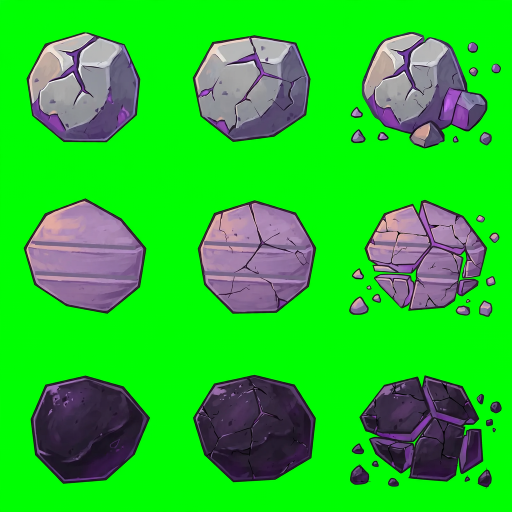
#> input picture docs/art/sources/rocks.png, 1024 x 1024 px (shown at 1/2 size)
$ python build_assets.py
#> lines starting #> are read from the running program, lines starting #| are printed output that depends on the picture; after the words box and inside, x2 and y2 are one past the last pixel; in counts of white or black regions, pixels touching at a corner belong together
#!/usr/bin/env python3
"""Build game-ready art from the generated source sheets in docs/art/sources.

    python3 tools/art/build_assets.py          (needs Pillow, numpy, scipy)

Every sheet was generated on a pure #00FF00 background (see docs/art/art-direction.md), so the
pieces are keyed and cut here instead of by hand. Besides the PNGs this writes the numbers the
game needs to place art exactly, so nothing is tuned by eye in GDScript:

- assets/ui/ui.json: per UI piece, the 9-slice margins (texture_margin: corners and borders
  that must not stretch), the content margins (the visible face, so text and icons centre on
  what the eye sees, not on the outline and the darker bottom lip) and the image size.
- Ore and rock sprites share one canvas size per family and are centred on their box
  (ores: outline box; rocks: main body), so every sprite lands on the same point of a cell.
  Every gem fits the same outer box, so all kinds read as the same size.

It also writes docs/art/ui-slices.png, which draws the slice lines and content boxes for review.
"""
import json
import os

import numpy as np
from PIL import Image, ImageDraw, ImageEnhance, ImageFilter
from scipy import ndimage

ROOT = os.path.dirname(os.path.dirname(os.path.dirname(os.path.abspath(__file__))))
SRC = os.path.join(ROOT, "docs", "art", "sources")
OUT = os.path.join(ROOT, "assets")


def key(path):
    """RGBA array with the green background keyed out and green spill removed."""
#> called with path = 'docs/art/sources/rocks.png'
    im = np.asarray(Image.open(path).convert("RGB")).astype(np.float32)
    r, g, b = im[..., 0], im[..., 1], im[..., 2]
    gx = g - np.maximum(r, b)
    alpha = np.clip(1.0 - (gx - 40) / 80.0, 0, 1)
    g2 = np.where(gx > 0, np.maximum(r, b), g)
    return np.dstack([r, g2, b, alpha * 255]).astype(np.uint8)


def cell(rgba, k, n=3, dilate=6):
    """Piece k of an n x n sheet: the largest blob plus anything close to it, cropped."""
    h, w = rgba.shape[:2]
    q = rgba[(k // n) * h // n:(k // n + 1) * h // n, (k % n) * w // n:(k % n + 1) * w // n].copy()
    a = q[..., 3] > 128
    lab, cnt = ndimage.label(ndimage.binary_dilation(a, iterations=dilate))
    sizes = ndimage.sum(a, lab, range(1, cnt + 1))
    keep = lab == (1 + int(np.argmax(sizes)))
    q[..., 3] = np.where(keep, q[..., 3], 0)
    ys, xs = np.where(q[..., 3] > 128)
    return q[ys.min():ys.max() + 1, xs.min():xs.max() + 1]


def save(arr_or_img, *parts):
    path = os.path.join(OUT, *parts)
    os.makedirs(os.path.dirname(path), exist_ok=True)
    im = arr_or_img if isinstance(arr_or_img, Image.Image) else Image.fromarray(arr_or_img)
    im.save(path, optimize=True)
    return path


def remove_ruled_lines(a, top):
    """Straight dark lines copied from a blockout: rows clearly darker than 4 px above and below."""
    out = a.astype(np.float32).copy()
    h, w = a.shape[:2]
    lum = out[..., :3].mean(2)
    x0, x1 = int(w * 0.08), int(w * 0.92)
    rows = [y for y in range(top + 5, h - 12)
            if np.mean(lum[y, x0:x1] < (lum[y - 4, x0:x1] + lum[y + 4, x0:x1]) / 2 - 14) > 0.6]
    groups = []
    for y in rows:
        if groups and y - groups[-1][-1] <= 2:
            groups[-1].append(y)
        else:
            groups.append([y])
    for g in groups:
        y0, y1 = g[0] - 2, g[-1] + 2
        for y in range(y0 + 1, y1):
            t = (y - y0) / (y1 - y0)
            out[y, :, :3] = (1 - t) * a[y0, :, :3] + t * a[y1, :, :3]
    return out.astype(np.uint8)


# --- board tiles ---------------------------------------------------------------------------
TILE_W = 256


# Planets: "" is the first planet (tiles_tops.png -> assets/tiles/), any other name has its own
# sheets (tiles_tops_<name>.png -> assets/tiles/<name>/), painted over the first planet's sheets
# so every tileset shares one geometry.
PLANETS = ["", "verdis"]


def build_tiles(planet=""):
    """Tops (soil, exhausted, shallow dents) from one sheet, layered earth bands from another."""
    sfx = "_" + planet if planet else ""
    if not os.path.exists(os.path.join(SRC, "tiles_tops%s.png" % sfx)):
        return {}
    tops = key(os.path.join(SRC, "tiles_tops%s.png" % sfx))
    bands = key(os.path.join(SRC, "tiles_bands%s.png" % sfx))
    # slot in tiles_tops.png -> name; the band comes from the same slot of tiles_bands.png
    plan = {"soil_a": (0, 0), "soil_b": (1, 1), "bare": (3, 6), "dent1": (4, 2), "dent2": (5, 3)}
    meta = {}
    for name, (ti, bi) in plan.items():
        t = cell(tops, ti)
        tw = t.shape[1]
        top = Image.fromarray(t[:tw]).resize((TILE_W, TILE_W), Image.LANCZOS)
        b = cell(bands, bi)
        bw = b.shape[1]
        b = remove_ruled_lines(b, bw)
        band = Image.fromarray(b[bw - 6:]).resize((TILE_W, round((b.shape[0] - bw + 6) * TILE_W / bw)), Image.LANCZOS)
        out = Image.new("RGBA", (TILE_W, TILE_W - 6 + band.height))
        out.alpha_composite(band, (0, TILE_W - 6))
        out.alpha_composite(top, (0, 0))
        save(out, *(["tiles", planet, name + ".png"] if planet else ["tiles", name + ".png"]))
        meta[name] = {"size": [out.width, out.height]}
    return meta


# --- rocks: 3 forms x 3 break states, one canvas, body centred ------------------------------
ROCK_CANVAS = 320
ROCK_BODY = 236  # intact rock width on the canvas; the tile top is 256


def build_rocks():
    rgba = key(os.path.join(SRC, "rocks.png"))
    forms = ["boulder", "stone", "basalt"]
    for f, form in enumerate(forms):
        intact = cell(rgba, f * 3, dilate=45)
        scale = ROCK_BODY / intact.shape[1]
        for st in range(3):
            piece = cell(rgba, f * 3 + st, dilate=45)
            # centre on the main body, not on the bounding box, so flying chips don't shift it
            a = piece[..., 3] > 128
            lab, cnt = ndimage.label(a)
            body = lab == (1 + int(np.argmax(ndimage.sum(a, lab, range(1, cnt + 1))))) if cnt > 1 else a
            if st == 2:  # cracked into chunks: use every big chunk as the body
                sizes = ndimage.sum(a, lab, range(1, cnt + 1))
                body = np.isin(lab, [i + 1 for i, s in enumerate(sizes) if s > sizes.max() * 0.08])
            cy, cx = ndimage.center_of_mass(body)
            im = Image.fromarray(piece)
            im = im.resize((round(im.width * scale), round(im.height * scale)), Image.LANCZOS)
            canvas = Image.new("RGBA", (ROCK_CANVAS, ROCK_CANVAS))
            canvas.alpha_composite(im, (round(ROCK_CANVAS / 2 - cx * scale), round(ROCK_CANVAS / 2 - cy * scale)))
            save(canvas, "rocks", "%s_%d.png" % (form, st))
#> this loop made 3 passes
#> pass 1, in cell, `a = q[..., 3] > 128`:
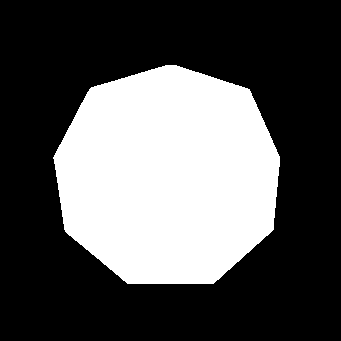
#> a: shape (341, 341) bool; 33.7% white; 1 white region, box (x1, y1, x2, y2) and area: (53, 65, 280, 284) 39132
#> after the loop: a: shape (224, 303) bool; 60.8% white; 2 black regions, box (x1, y1, x2, y2) and area: (0, 0, 303, 224) 26552, (117, 119, 141, 141) 86
#> after the loop: body: shape (224, 303) bool; 55.8% white; 2 black regions, box (x1, y1, x2, y2) and area: (0, 0, 303, 224) 29916, (117, 119, 141, 141) 86
#> after the loop:
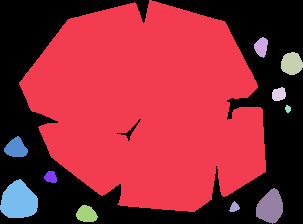
#> lab: shape (224, 303) int32; 12 distinct labels, from 0 to 11; one colour per label, 0 black


# --- ores: same canvas, same visual weight, centred on their box --------------------------------
ORE_CANVAS = 256
ORE_BOX = 0.80   # every gem fits the same box: its longer side is this share of the canvas
ORE_SQUAT = 0.62 # a gem much wider than tall (the capsule) gets at least this height
# Gems sit on the centre of their outline box. (The alpha centroid lifted the triangle: its
# centroid is low, so its tip ended up near the top of every slot.)


def build_ores():
    rgba = key(os.path.join(SRC, "ores.png"))
#> call 2 of key, with path = 'docs/art/sources/ores.png'
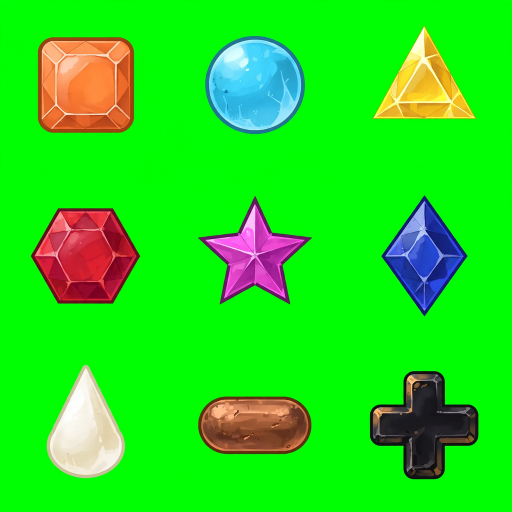
#> input picture docs/art/sources/ores.png, 1024 x 1024 px (shown at 1/2 size)
    names = ["ferrite", "cryo", "lumen", "ruby", "star", "sapphire", "pearl", "bronze", "obsidian"]
    for k, name in enumerate(names):
        piece = cell(rgba, k)
        a = piece[..., 3] / 255.0
        h, w = piece.shape[:2]
        scale = ORE_BOX * ORE_CANVAS / max(h, w)
        scale = min(max(scale, ORE_SQUAT * ORE_CANVAS / h), 0.95 * ORE_CANVAS / w)
        cy, cx = (h - 1) / 2, (w - 1) / 2
        im = Image.fromarray(piece)
        im = im.resize((round(im.width * scale), round(im.height * scale)), Image.LANCZOS)
        canvas = Image.new("RGBA", (ORE_CANVAS, ORE_CANVAS))
        canvas.alpha_composite(im, (round(ORE_CANVAS / 2 - cx * scale), round(ORE_CANVAS / 2 - cy * scale)))
        save(canvas, "ore", name + ".png")
        if name == "sapphire":
            # a little wider, so the slim diamond weighs as much as the other gems
            wide = canvas.resize((round(ORE_CANVAS * 1.22), ORE_CANVAS), Image.LANCZOS)
            off = (wide.width - ORE_CANVAS) // 2
            wide = wide.crop((off, 0, off + ORE_CANVAS, ORE_CANVAS))
            save(recolour(wide, CRYSTAL_HUE, 1.25), "ore", "crystal.png")
#> this loop made 9 passes
#> sizes in cell on passes 1 to 9: [35662], [30624], [19183], [31181], [20515], [20926], [22026], [23156], [28020]
#> canvas: PIL image 256x256 RGBA
#> im: PIL image 205x203 RGBA
#> piece: shape (215, 217, 4)
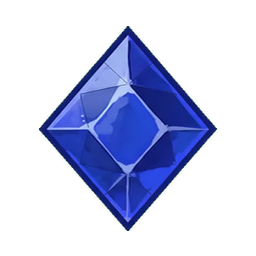
#> wide: PIL image 256x256 RGBA; mean R, G, B, A 13.9, 20.5, 49.7, 71.7; transparent parts drawn white


# The crystal is the sapphire's cut in the game's crystal violet (Pal.CRYSTAL #c88bff), so it
# matches the ores in size, light and brushwork.
CRYSTAL_HUE = 0.76


def recolour(im, hue, light):
    """Move every pixel to one hue, keep saturation and value, brighten a little."""
    a = np.asarray(im.convert("RGBA")).copy()
    hsv = np.asarray(Image.fromarray(a[..., :3]).convert("HSV")).astype(np.float32)
    hsv[..., 0] = hue * 255
    hsv[..., 2] = np.clip(hsv[..., 2] * light, 0, 255)
    a[..., :3] = np.asarray(Image.fromarray(hsv.astype(np.uint8), "HSV").convert("RGB"))
    return Image.fromarray(a)


# --- UI pieces: 9-slice and content margins measured from the pixels -----------------------
UI_PIECES = ["panel", "bubble", "button_teal", "button_orange", "button_round",
             "bar_track", "battery", "bar_fill", "card", "plate"]


def ui_components():
    rgba = key(os.path.join(SRC, "hud.png"))
#> call 3 of key, with path = 'docs/art/sources/hud.png'
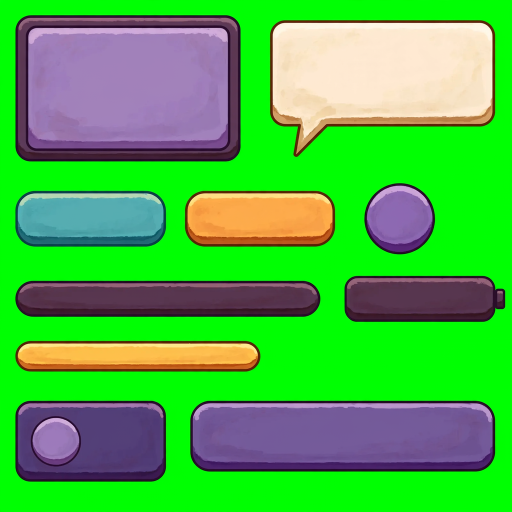
#> input picture docs/art/sources/hud.png, 1024 x 1024 px (shown at 1/2 size)
    lab, n = ndimage.label(ndimage.binary_dilation(rgba[..., 3] > 128, iterations=3))
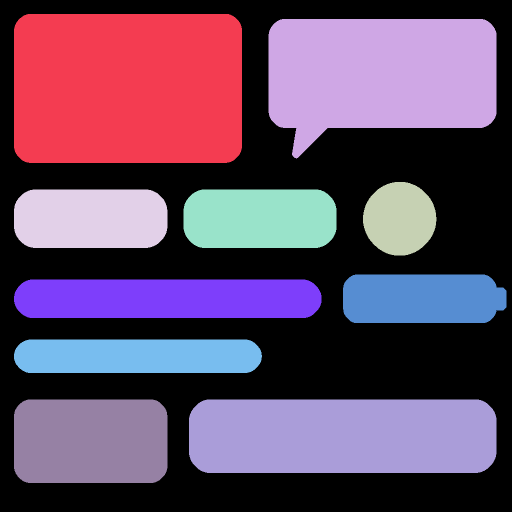
#> lab: shape (1024, 1024) int32 (shown at 1/2 size); 11 distinct labels, from 0 to 10; one colour per label, 0 black
#> n = 10
    items = []
    for i, sl in enumerate(ndimage.find_objects(lab)):
        if (lab[sl] == i + 1).sum() < 1500:
            continue
        piece = rgba[sl].copy()
        piece[..., 3] = np.where(lab[sl] == i + 1, piece[..., 3], 0)
        items.append((round(sl[0].start / 60), sl[1].start, piece))
#> this loop made 10 passes
#> pass 2, in ui_components, `piece = rgba[sl].copy()`:
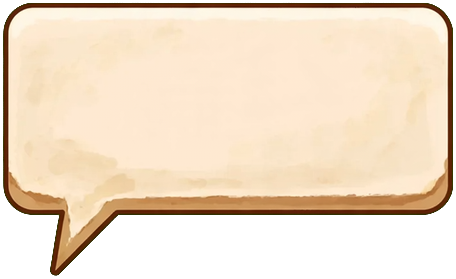
#> piece: shape (279, 456, 4); mean of channels 0, 1, 2, 3 179.7, 161.4, 139, 193.7; transparent parts drawn white
#> after the loop, items = 10 items
    items.sort(key=lambda t: (t[0], t[1]))
    assert len(items) == len(UI_PIECES), "expected %d UI pieces, found %d" % (len(UI_PIECES), len(items))
    return {name: trim(p) for name, (_, _, p) in zip(UI_PIECES, items)}


def trim(p):
    ys, xs = np.where(p[..., 3] > 128)
    return p[ys.min():ys.max() + 1, xs.min():xs.max() + 1]


def measure(p):
    """Margins of a UI piece, in its own pixels: [left, top, right, bottom]."""
    h, w = p.shape[:2]
    rgb = p[..., :3].astype(np.float32)
    opaque = p[..., 3] > 128
    face = np.median(rgb[int(h * 0.4):int(h * 0.6), int(w * 0.4):int(w * 0.6)].reshape(-1, 3), axis=0)
    near = (np.abs(rgb - face).sum(2) < 70) & opaque  # pixels that belong to the face

    def inset(line):
        """Distance from the start of a scan line to where the face begins (3 face px in a row)."""
        run = 0
        for i, v in enumerate(line):
            run = run + 1 if v else 0
            if run == 3:
                return i - 2
        return len(line) // 2

    def side(lines):
        return int(np.median([inset(l) for l in lines]))

    rows = range(int(h * 0.4), int(h * 0.6) + 1)
    cols = range(int(w * 0.4), int(w * 0.6) + 1)
    face_in = [side([near[y, :] for y in rows]), side([near[:, x] for x in cols]),
               side([near[y, ::-1] for y in rows]), side([near[::-1, x] for x in cols])]

    # Corner size along each axis. The left/right slices must hold the whole rounded end (for a
    # pill that is half its height) so widening a button never stretches a curve; top/bottom
    # slices hold the corner curve plus the top highlight and the darker bottom lip.
    def corner_w(mask):
        """How far in from the side the top-left corner curve reaches (first opaque x on the top rows)."""
        ys = np.where(mask.any(1))[0]
        first = [np.argmax(mask[y]) for y in ys]
        return int(max(first[:3]) - min(first))

    def corner_h(mask):
        return corner_w(mask.T)

    rw = max(corner_w(opaque), corner_w(opaque[:, ::-1]))
    rh_top = max(corner_h(opaque), corner_h(opaque[:, ::-1]))
    rh_bot = max(corner_h(opaque[::-1]), corner_h(opaque[::-1, ::-1]))
    slice_m = [max(face_in[0], rw), max(face_in[1], rh_top), max(face_in[2], rw), max(face_in[3], rh_bot)]
    slice_m = [m + 3 for m in slice_m]
    # keep a stretchable middle of at least 2 px on each axis
    slice_m[0] = min(slice_m[0], w // 2 - 2); slice_m[2] = min(slice_m[2], w // 2 - 2)
    slice_m[1] = min(slice_m[1], h // 2 - 2); slice_m[3] = min(slice_m[3], h // 2 - 2)
    return {"size": [w, h], "slice": slice_m, "face": face_in}


def neutral(p):
    """Grey version of a piece: tinted at runtime (modulate) so every colour shares one shape."""
    im = Image.fromarray(p)
    a = im.getchannel("A")
    g = ImageEnhance.Brightness(im.convert("L").convert("RGB")).enhance(1.45)
    g.putalpha(a)
    return np.asarray(g)


def build_ui():
    pieces = ui_components()
#> pieces = 10 items
    pieces["button_base"] = neutral(pieces["button_teal"])
    pieces["bar_fill_base"] = neutral(pieces["bar_fill"])
    meta = {}
    for name, p in pieces.items():
        save(p, "ui", name + ".png")
        meta[name] = measure(p)
#> this loop made 12 passes
#> name on passes 3 to 12: 'button_teal', 'button_orange', 'button_round', 'bar_track', 'battery', 'bar_fill', 'card', 'plate', 'button_base', 'bar_fill_base'
#> (name, h in measure, w in measure, face in measure, face_in in measure, rw in measure, rh_top in measure) on pass 1: ('panel', 292, 450, [161, 129, 186], [26, 37, 26, 41], 24, 26)
    # base pieces keep the measurements of the art they were made from
    meta["button_base"] = meta["button_teal"]
    meta["bar_fill_base"] = meta["bar_fill"]
    with open(os.path.join(OUT, "ui", "ui.json"), "w") as f:
        json.dump(meta, f, indent=1, sort_keys=True)
    # the same numbers as a GDScript constant: exports don't pack plain .json files
    lines = ["class_name UiMetrics", "extends RefCounted", "",
             "## Generated by tools/art/build_assets.py from the UI art. Do not edit by hand.",
             "## Per piece, in texture pixels, [left, top, right, bottom]:",
             "##   slice: 9-slice margins (corners, borders, highlight and lip never stretch)",
             "##   face:  inset of the visible face, so content centres on what the eye sees", "",
             "const DATA := {"]
    for name in sorted(meta):
        m = meta[name]
        lines.append('\t"%s": {"size": Vector2i(%d, %d), "slice": %s, "face": %s},' % (
            name, m["size"][0], m["size"][1], m["slice"], m["face"]))
#> this loop made 12 passes
    lines.append("}")
    with open(os.path.join(ROOT, "scripts", "ui", "UiMetrics.gd"), "w") as f:
        f.write("\n".join(lines) + "\n")
    review(pieces, meta)
    return meta


def review(pieces, meta):
    """Slice lines (magenta) and the face/content box (cyan) over each piece."""
    pad = 24
    tiles = []
    for name, p in pieces.items():
        im = Image.new("RGBA", (p.shape[1] + 2 * pad, p.shape[0] + 2 * pad + 30), (28, 24, 44, 255))
        im.alpha_composite(Image.fromarray(p), (pad, pad + 30))
        d = ImageDraw.Draw(im)
        w, h = meta[name]["size"]
        l, t, r, b = meta[name]["slice"]
        for x in (l, w - r):
            d.line((pad + x, pad + 30, pad + x, pad + 30 + h), fill=(255, 60, 220), width=2)
        for y in (t, h - b):
            d.line((pad, pad + 30 + y, pad + w, pad + 30 + y), fill=(255, 60, 220), width=2)
        fl, ft, fr, fb = meta[name]["face"]
        d.rectangle((pad + fl, pad + 30 + ft, pad + w - fr, pad + 30 + h - fb), outline=(60, 230, 255), width=2)
        d.text((pad, 8), name, fill=(240, 230, 255))
        tiles.append(im)
#> this loop made 12 passes
    W = 1500
    x = y = row_h = 0
    pos = []
    for im in tiles:
        if x + im.width > W:
            x, y, row_h = 0, y + row_h, 0
        pos.append((x, y))
        x += im.width
        row_h = max(row_h, im.height)
#> this loop made 12 passes
    sheet = Image.new("RGB", (W, y + row_h), (20, 18, 34))
    for im, p in zip(tiles, pos):
        sheet.paste(im, p, im)
#> this loop made 12 passes
#> p on passes 1 to 12: (0, 0), (498, 0), (996, 0), (0, 370), (348, 370), (537, 370), (0, 589), (369, 589), (907, 589), (0, 828), (657, 828), (0, 1047)
    sheet.save(os.path.join(ROOT, "docs", "art", "ui-slices.png"))


# --- background: cropped to the screen and dimmed slightly ---------------
def build_background():
    bg = Image.open(os.path.join(SRC, "background.png")).convert("RGB")
    w, h = 1080, 1920
    s = max(w / bg.width, h / bg.height)
    bg = bg.resize((round(bg.width * s), round(bg.height * s)), Image.LANCZOS)
    bg = bg.crop(((bg.width - w) // 2, (bg.height - h) // 2, (bg.width - w) // 2 + w, (bg.height - h) // 2 + h))
    bg = ImageEnhance.Brightness(bg).enhance(0.95)
    os.makedirs(os.path.join(OUT, "bg"), exist_ok=True)
    bg.save(os.path.join(OUT, "bg", "space.jpg"), quality=88)


if __name__ == "__main__":
    for planet in PLANETS:
        print("tiles", planet or "(first)", build_tiles(planet))
    build_rocks()
    build_ores()
    meta = build_ui()
    for k, v in meta.items():
        print("ui", k, v)
#> this loop made 12 passes
#| ui panel {'size': [450, 292], 'slice': [29, 40, 29, 44], 'face': [26, 37, 26, 41]}
#| ui bubble {'size': [450, 273], 'slice': [27, 30, 27, 91], 'face': [6, 5, 6, 80]}
#| ui button_teal {'size': [301, 111], 'slice': [38, 40, 38, 39], 'face': [5, 14, 5, 20]}
#| ui button_orange {'size': [300, 111], 'slice': [36, 38, 36, 37], 'face': [5, 14, 5, 19]}
#| ui button_round {'size': [141, 141], 'slice': [63, 68, 63, 68], 'face': [6, 16, 6, 21]}
#| ui bar_track {'size': [609, 71], 'slice': [32, 33, 32, 32], 'face': [5, 11, 5, 15]}
#| ui battery {'size': [321, 91], 'slice': [43, 32, 43, 31], 'face': [4, 12, 4, 15]}
#| ui bar_fill {'size': [490, 61], 'slice': [29, 28, 29, 28], 'face': [5, 11, 9, 15]}
#> (further printed lines are left out)
#> (the run stopped early here; a loop or call above may not have finished)
